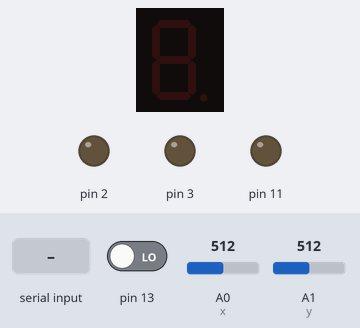
Bench run of a sketch on a simulated Arduino Uno, built with avr-gcc and run on an emulated ATmega328P. Shown: 1-digit seven-segment display, output pins drawn as LEDs (lit = HIGH). Wiring (inferred from the names in the program): 1-digit 7-segment display, segments lit when HIGH: segments pin 6, pin 5, pin 4, pin 10, pin 9, pin 7, pin 8. The inputs (shaded band) are chosen by the test bench; at power-on: pin 13 LOW, A0 (x) = 512, A1 (y) = 512. The segment pins are drawn as the display they are named for; pins used as bus, display or sensor lines are not drawn; what the sketch prints to the serial monitor is not drawn.

Above: at 1.2 s.
1.3 s: "1\n" received over Serial
At 1.8 s:
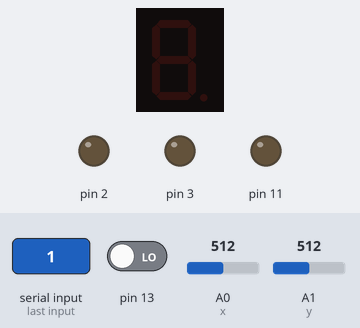
3.0 s: byte 5 (5) received over Serial
At 4.2 s:
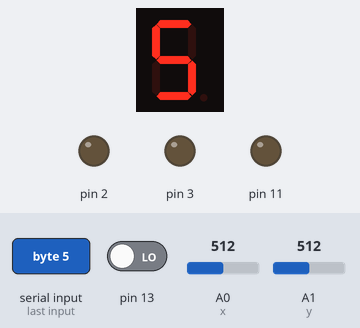
4.5 s: byte 4 (4) received over Serial
At 5.7 s:
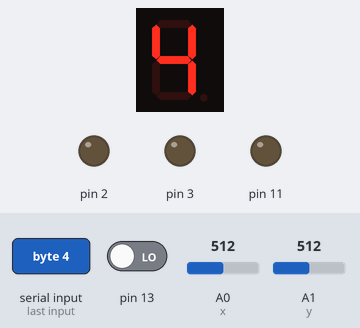
6.1 s: byte 3 (3) received over Serial
At 7.2 s:
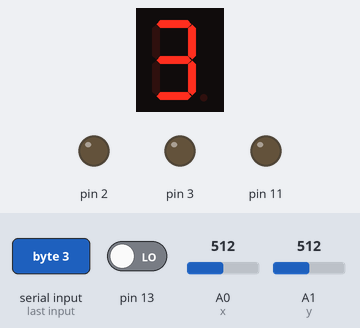
7.7 s: byte 2 (2) received over Serial
At 8.3 s:
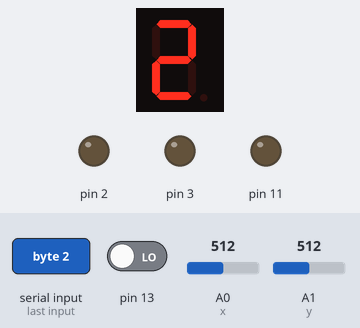
9.3 s: byte 1 (1) received over Serial
At 10.5 s:
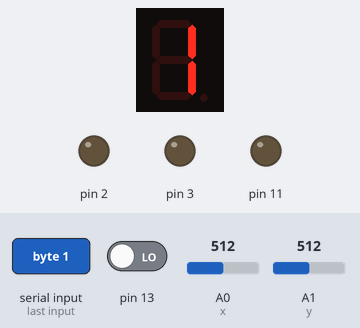
Timing chart, 0 to 11.9 s (numbered marks = the images above; inputs shaded):
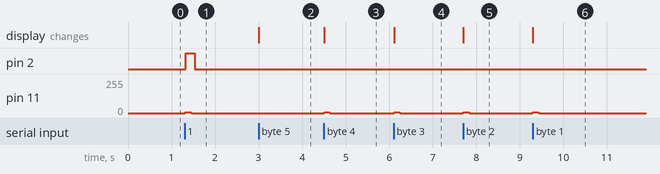

Measured:
- after the input at 1.3 s, pin 2: LOW → HIGH at once, → LOW 0.20 s later; pin 11: 0/255 → 5/255 at once, → 0/255 0.14 s later
- after the input at 3.0 s, the display: changes at once (image 2)
- after the input at 4.5 s, pin 11: 0/255 → 5/255 at once, → 0/255 0.14 s later; the display: changes at once (image 3)
- after the input at 6.1 s, pin 11: 0/255 → 5/255 at once, → 0/255 0.14 s later; the display: changes at once (image 4)
- after the input at 7.7 s, pin 11: 0/255 → 5/255 at once, → 0/255 0.14 s later; the display: changes at once (image 5)
- after the input at 9.3 s, pin 11: 0/255 → 5/255 at once, → 0/255 0.14 s later; the display: changes at once (image 6)

The sketch:

final_physical_computing.ino
```cpp
// this code draws from the lecture joystick example code

// integers for joystick (pins + x and y value integer)
// x and y joystick read pins
int x = A0;
int y = A1;
int xval = 0;
int yval = 0;
// button press
bool button = false;
// lives variable to display
int lives = -1;
int testLives = -1;
//buzzer count to activate
int buzzCount = 0;
bool buzzActive = false;
// light count to activate
int lightCount = 0;

void setup() {
  // start serial communication
  Serial.begin(9600);
  // buzzer
  pinMode(11, OUTPUT);
      int i;
  // light
  pinMode(2, OUTPUT);
  // number display
  for(i=3;i<=10;i++)
      pinMode(i,OUTPUT);
}

void loop() {

  // get xval and yval readings from joystick
  // map from analogread() values to the dimensions of the screen (60 to 200 and 60 to 650)
  xval = map(analogRead(x), 0, 1023, 60, 200);
  yval = map(analogRead(y), 0, 1023, 60, 650);
  // test for button press
  button = digitalRead(13);

  //print out x, y and button input from joystick in json readable format
  Serial.print("[");
  Serial.print(xval);
  Serial.print(",");
  Serial.print(yval);
  Serial.print(",");
  Serial.print(button);
  Serial.println("]");

  // check if lives (or a laser shoot) is sent over serial
  if (Serial.available() > 0) {   // if there's serial data
     lives = Serial.read(); // read it
 }

 //display and update lives (test that it didn't get reset to 5 at game beginning or = 10 for a laser)
 if (testLives != lives and lives != 5 and lives != 10){
  // clear display to start, and also set a buzzer timer for when lives change
  clearDisplay();
  buzzCount = 10;
 }
 // display number for each lives count
 if (lives == 5){
    display5();
  }
  else if (lives == 4){
    display4();
  }
  else if (lives == 3){
    display3();
  }
  else if (lives == 2){
    display2();
  }
  else if (lives == 1){
    display1();
  }

  //if all lives lost
  else if (lives == 0){
    clearDisplay();
    // when game is lost, test for first activation of losing buzzer and buzz to show the game is over
    if (not buzzActive){
      buzzCount = 20;
      buzzActive = true;
    }
  }

  // lives = 10 means a laser was shot
  //serial code testing for laser shoot to activate light
  else if (lives == 10){
    // reset lives to testLives so lives still display correctly
    lives = testLives;
    lightCount = 15;
  }
  testLives = lives;

  //buzz if buzzCount activated
  if (buzzCount > 0){
    buzzCount -= 1;
    analogWrite(11,5);
  }
  // turn off at end of count
  else if (buzzCount == 0){
    analogWrite(11, 0);
    if (lives != 0){
      buzzActive = false;
    }
  }

  // turn on light if lightCount activated
    if (lightCount > 0){
    lightCount -= 1;
    digitalWrite(2, HIGH);
  }
  // turn off at end of count
  else if (lightCount == 0){
    digitalWrite(2, LOW);
  }

  // .01 sec delay
  delay(10);
}


// pin nums for the 1 digit display
int a=6;
int b=5;
int c=4;
int d=10;
int e=9;
int f=7;
int g=8;
int dp=3;

//display number 1
void display1(void)
{
    digitalWrite(b,HIGH);
    digitalWrite(c,HIGH);
}
//display number2
void display2(void)
{
    digitalWrite(a,HIGH);
    digitalWrite(b,HIGH);
    digitalWrite(g,HIGH);
    digitalWrite(e,HIGH);
    digitalWrite(d,HIGH);
}
// display number3
void display3(void)
{
    digitalWrite(a,HIGH);
    digitalWrite(b,HIGH);
    digitalWrite(c,HIGH);
    digitalWrite(d,HIGH);
    digitalWrite(g,HIGH);
}
// display number4
void display4(void)
{
    digitalWrite(f,HIGH);
    digitalWrite(b,HIGH);
    digitalWrite(g,HIGH);
    digitalWrite(c,HIGH);
}

// display number5
void display5(void)
{
    digitalWrite(a,HIGH);
    digitalWrite(f,HIGH);
    digitalWrite(g,HIGH);
  digitalWrite(c,HIGH);
    digitalWrite(d,HIGH);
}

// set display off
void clearDisplay(void)
{
    digitalWrite(a,LOW);
    digitalWrite(b,LOW);
    digitalWrite(g,LOW);
  digitalWrite(c,LOW);
    digitalWrite(d,LOW);
    digitalWrite(e,LOW);
  digitalWrite(f,LOW);
}
```
